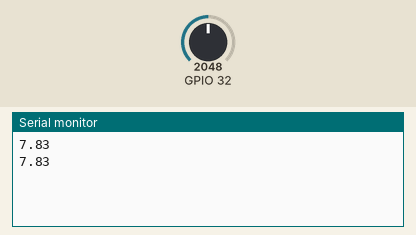
This sketch was run on a simulated ESP32. On the bench: the last lines printed to the serial monitor. The test bench sets the inputs (shaded band); at power-on: GPIO 32 = 2048.

Above: at 1.8 s.
1.9 s: GPIO 32 set to 2866
At 2.3 s:
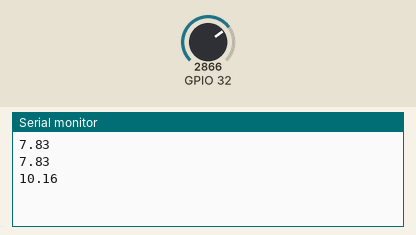
3.4 s: GPIO 32 set to 3603
At 4.8 s:
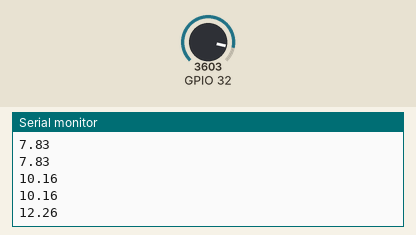
Timing chart, 0 to 6.4 s (numbered marks = the images above; inputs shaded):
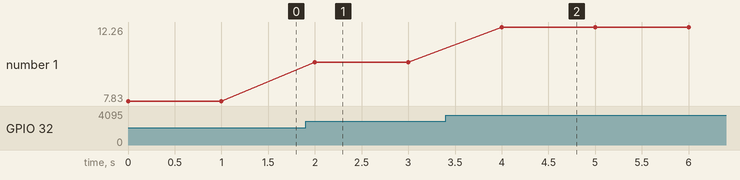

The sketch:

VoltageCalibracionPHmeter.ino
```cpp
void setup()
{
  Serial.begin(9600);
  pinMode(32, INPUT);
}

void loop()
{
  int val = analogRead(32);
  float volt = float(val) * 5.0 / 1024/6;
  volt=(3.5*volt)+2.0;
  Serial.println(volt);
 // delay(500);

 // float Po = 7 - ((2.5 - volt) / 0.18);
  //Serial.print("\tPH: ");
  //Serial.println(Po, 3);
  delay(1000);
}
```

Measured:
- after the input at 1.9 s, the serial monitor: prints a new line after 0.10 s (image 1)
- after the input at 3.4 s, the serial monitor: prints a new line after 0.60 s (image 2)
- plotted number 1: 7.83 → 10.16 after the input at 1.9 s, 10.16 → 12.26 after the input at 3.4 s
